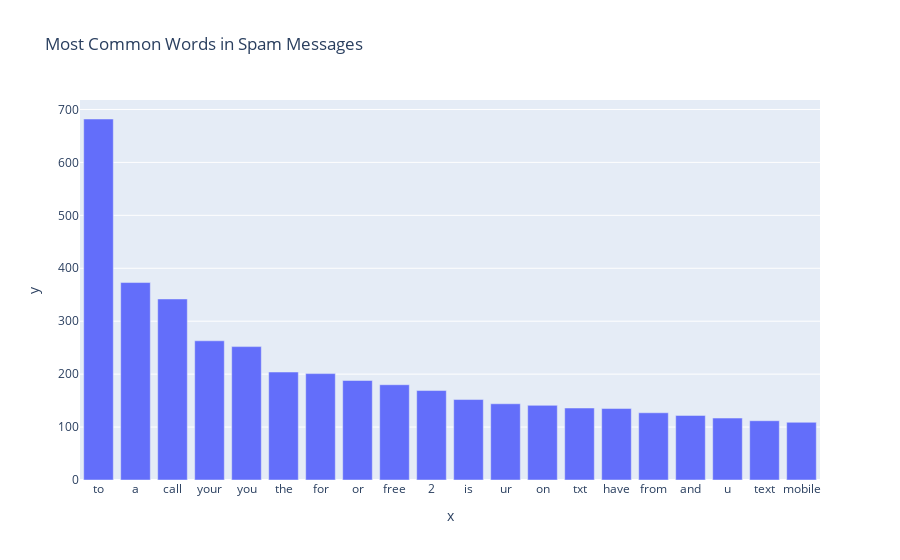

This figure's notebook cell:
### Code cell
show_most_common_words(data[data['label'] == 'spam']['text'], title='Most Common Words in Spam Messages')

### Figure 1 — Plotly figure (JSON) as saved in the notebook; plotly's stock layout.template omitted (floating-point values rounded to 4 significant figures)
{"data": [{"alignmentgroup": "True", "hovertemplate": "x=%{x}<br>y=%{y}<extra></extra>", "legendgroup": "", "marker": {"color": "#636efa", "pattern": {"shape": ""}}, "name": "", "offsetgroup": "", "orientation": "v", "showlegend": false, "textposition": "auto", "type": "bar", "x": ["to", "a", "call", "your", "you", "the", "for", "or", "free", "2", "is", "ur", "on", "txt", "have", "from", "and", "u", "text", "mobile"], "xaxis": "x", "y": [682, 373, 342, 263, 252, 204, 201, 188, 180, 169, 152, 144, 141, 136, 135, 127, 122, 117, 112, 109], "yaxis": "y"}], "layout": {"barmode": "relative", "legend": {"tracegroupgap": 0}, "title": {"text": "Most Common Words in Spam Messages"}, "xaxis": {"anchor": "y", "domain": [0, 1], "title": {"text": "x"}}, "yaxis": {"anchor": "x", "domain": [0, 1], "title": {"text": "y"}}}}
